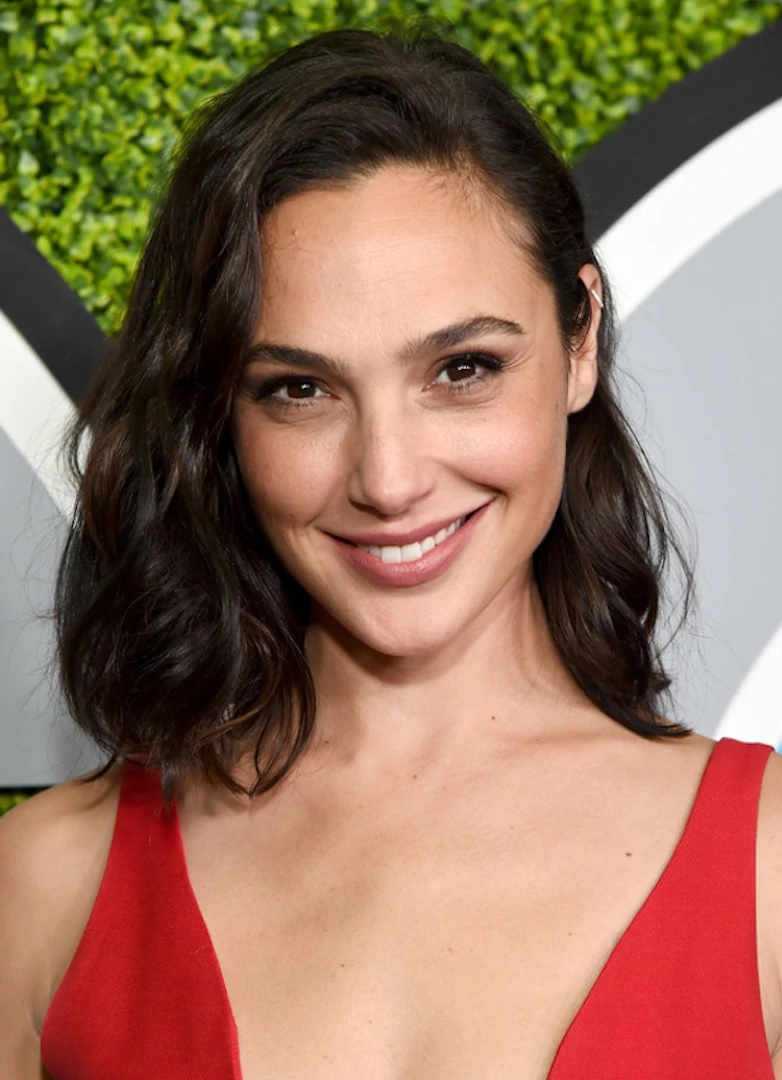
#> input picture test.jpg, 782 x 1080 px
$ python d03.py
#> lines starting #> are read from the running program, lines starting #| are printed output that depends on the picture
import cv2
import numpy as np

img = cv2.imread("test.jpg")
#> img is the input picture: shape (1080, 782, 3); mean B, G, R 92.9, 114.3, 148.5
kernel = np.ones((5,5), np.uint8)

imGray = cv2.cvtColor(img, cv2.COLOR_BGR2GRAY)
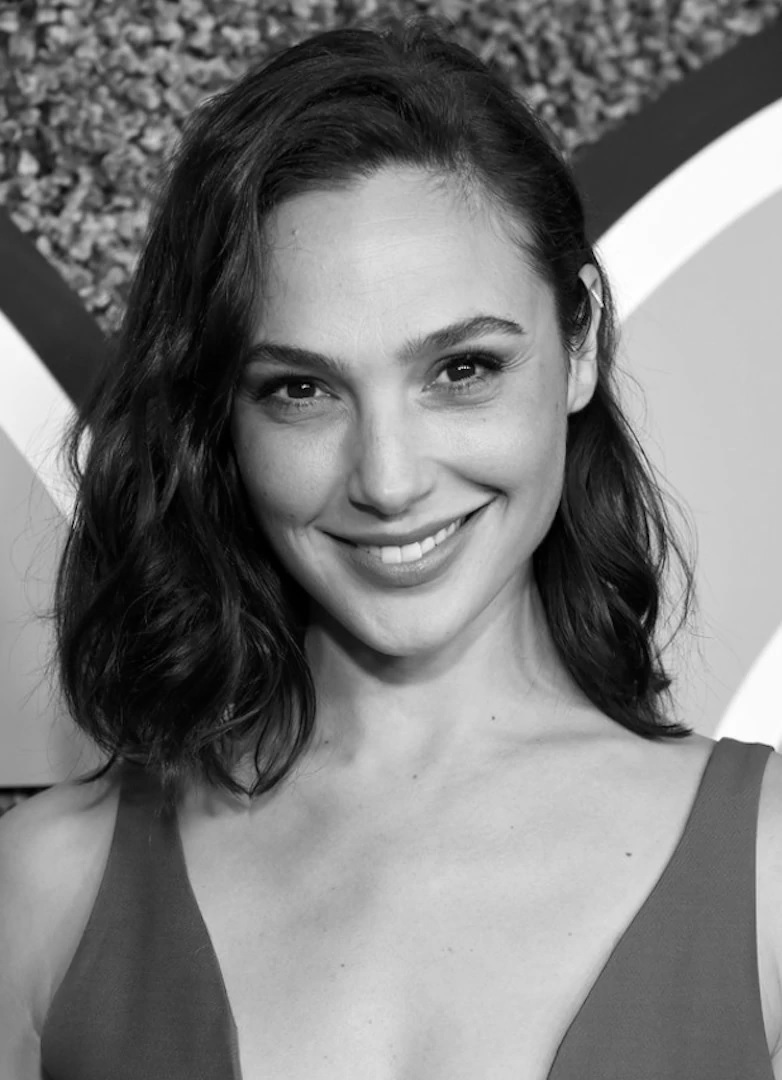
#> imGray: shape (1080, 782); min 0, max 255, mean 122.1

imgBlur = cv2.GaussianBlur(imGray, (7,7), 0)


imgCanny = cv2.Canny(img, 150, 200)
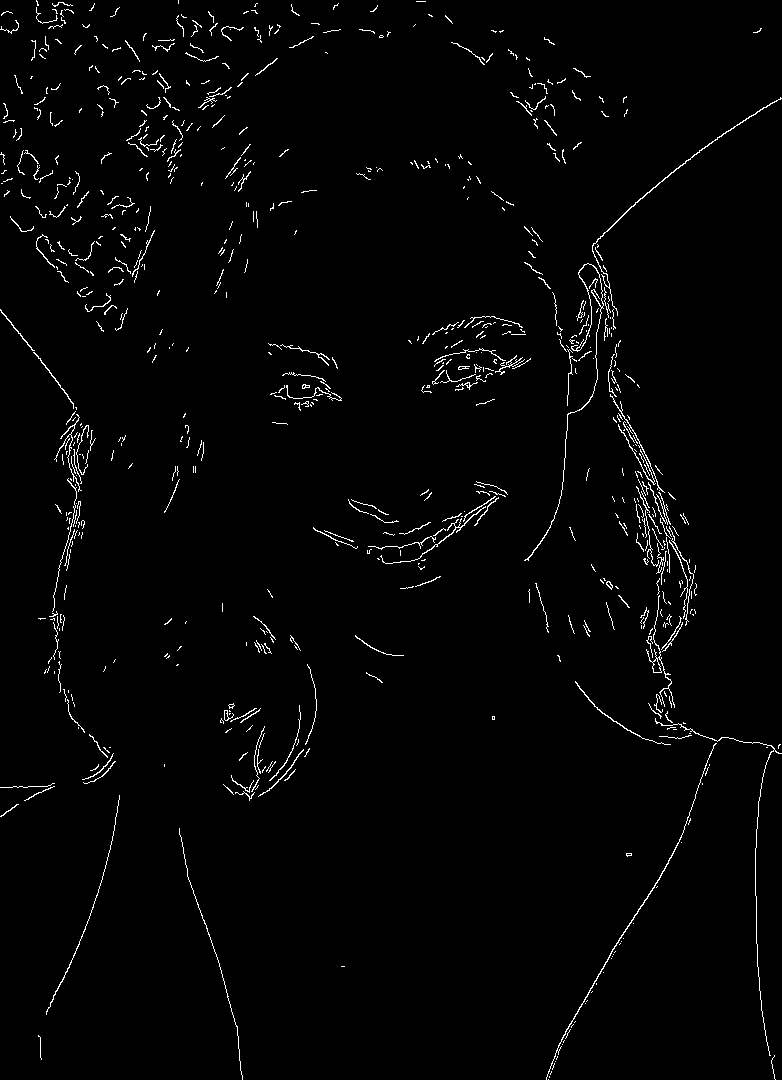
#> imgCanny: shape (1080, 782); 1.8% white in thin lines or dots


cv2.imshow("Gray", imGray)

cv2.imshow("imgBlur", imgBlur)

cv2.imshow("imgCanny", imgCanny)

cv2.waitKey(0)
